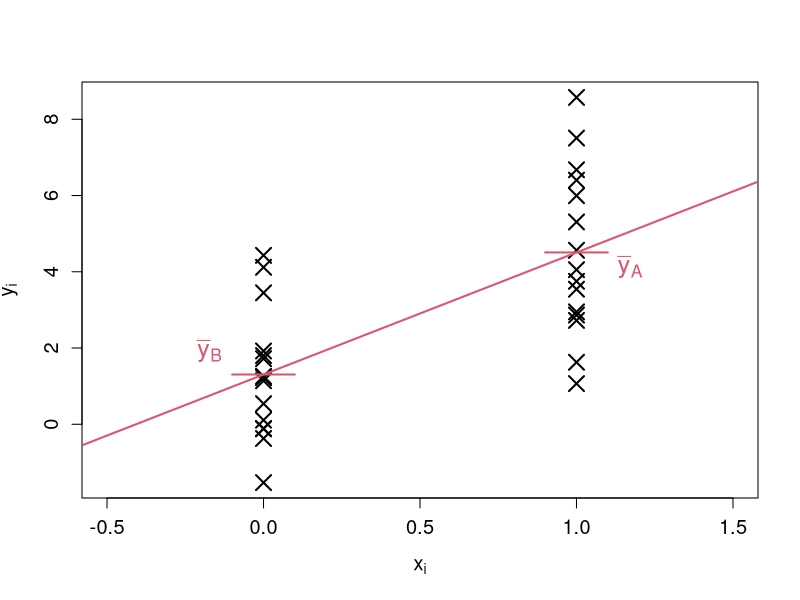
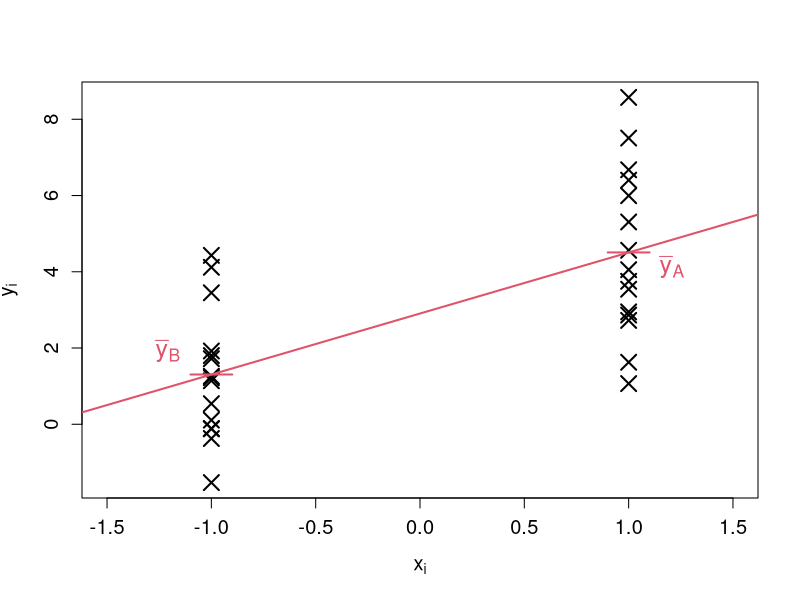

Write R code to recreate these figures, in order. (Note: this script raises an error after producing the figures.)
# Exercise: Binomial Regression

set.seed(123)
y0 <- rnorm(n = 15, mean = 1, sd = 2)
y1 <- rnorm(n = 15, mean = 5, sd = 2)

setwd("C:/Users/stapperm/Documents/Econometrics 1/Code")

png("binreg.png", width = 600, height = 600)
plot(rep(0, 15) ,y0, xlim = c(-0.5, 1.5), ylim = range(c(y0,y1)), cex = 2,
     xlab = expression(x[i]), ylab = expression(y[i]), cex.axis = 1.2, cex.lab = 1.2, pch = 4, lwd = 2)
points(rep(1, 15), y1, cex = 2, pch = 4, lwd = 2)

lines(x = c(-0.1,0.1), y = rep(mean(y0), 2), lwd = 2, col = 2)
lines(x = c(0.9,1.1), y = rep(mean(y1), 2), lwd = 2, col = 2)
text(x = -0.1, y = mean(y0) + 0.5, labels = expression(bar(y)[B]), pos = 2, col = 2, cex = 1.5)
text(x = 1.1, y = mean(y1) - 0.5, labels = expression(bar(y)[A]), pos = 4, col = 2, cex = 1.5)
lm1 <- lm.fit(x = cbind(1, rep(0:1, each = 15)), y = c(y0, y1))
abline(lm1, lwd = 2, col = 2)
dev.off()

png("binreg2.png", width = 600, height = 600)
plot(rep(-1, 15) ,y0, xlim = c(-1.5, 1.5), ylim = range(c(y0,y1)), cex = 2,
     xlab = expression(x[i]), ylab = expression(y[i]), cex.axis = 1.2, cex.lab = 1.2, pch = 4, lwd = 2)
points(rep(1, 15), y1, cex = 2, pch = 4, lwd = 2)

lines(x = c(-1.1,-0.9), y = rep(mean(y0), 2), lwd = 2, col = 2)
lines(x = c(0.9,1.1), y = rep(mean(y1), 2), lwd = 2, col = 2)
text(x = -1.1, y = mean(y0) + 0.5, labels = expression(bar(y)[B]), pos = 2, col = 2, cex = 1.5)
text(x = 1.1, y = mean(y1) - 0.5, labels = expression(bar(y)[A]), pos = 4, col = 2, cex = 1.5)
lm2 <- lm.fit(x = cbind(1, rep(c(-1,1), each = 15)), y = c(y0, y1))
lm2$coef
(mean(y1) + mean(y0))/2
abline(lm2, lwd = 2, col = 2)
dev.off()

X <- cbind(1, rep(0:1, each = 15))

t(X)%*%X



f <- function(ns, means, sds, level = 0.05){
  n <- sum(ns)
  y0 <- rnorm(ns[1], means[1], sds[1])
  y1 <- rnorm(ns[2], means[2], sds[2])
  Est <- c(mean(y0),mean(y1)-mean(y0))
  sigmaHat <- (sum((y0-mean(y0))^2) + sum((y1-mean(y1))^2))/(n-2)
  Sxx <- ns[1]*ns[2]/n
  varBhat <- sigmaHat/Sxx
  varAhat2 <- sigmaHat/ns[2]
  varAhat <- sigmaHat*(1/60 + 35^2/60^2 *60/(25*35))
  print(rbind(Est[1] + c(-1,1)*qt(p = 1-level/2, df = n - 2)*sqrt(varAhat),
              Est[2] + c(-1,1)*qt(p = 1-level/2, df = n - 2)*sqrt(varBhat)))
  return(list(Est = Est, y0 = y0, y1 = y1, varBhat = varBhat, varAhat = varAhat,
              sigmaHat= sigmaHat, Sxx = Sxx, varAhat2 = varAhat2))
}

set.seed(1234)
aufg <- f(ns = c(25,35), means = c(120, 128), sds = c(10, 10), level = 0.05)
mean(aufg$y1)
sum(aufg$y1^2)

341676-25*115.89^2 + 492363 - 35*117.58^2
14399.72/48
117.58 + c(-1,1)*sqrt(2.46)*qt(p = 0.975, df = 58)


# Exercise: Dose-Response:
dat <- matrix(c(3,9,3,5,4,12,5,9,6,14,6,16,7,22,8,18,8,24,9,22), ncol = 2, byrow = T)
colnames(dat) <- c("Dose", "Response")
dat <- as.data.frame(dat)
X <- cbind(1, dat[,1])
y <- dat[,2]
lm.fit(y = y, x = X)

# png("DoseResp.png", width = 600, height = 600)
# ggplot(data = dat, aes(x = Dose, y = Response)) + geom_point(size = 5) +
#   theme(axis.text = element_text(size = 24, face = "bold"), axis.title = element_text(size = 24))
# dev.off()
# 
# png("DoseRespFit.png", width = 600, height = 600)
# ggplot(data = dat, aes(x = Dose, y = Response)) + geom_point(size = 5) +
#   theme(axis.text = element_text(size = 24, face = "bold"), axis.title = element_text(size = 24)) +
#   geom_smooth(method=lm) 
# dev.off()

Sxx <- sum((dat[,1] - mean(dat[,1]))^2)
ggplot(data = dat, aes(x = Dose, y = Response)) + geom_point(size = 5) +
  theme(axis.text = element_text(size = 24, face = "bold"), axis.title = element_text(size = 24)) 
lm1 <- lm(dat[,2]~dat[,1])
summary(lm1)
sHat <- sum(lm1$residuals^2)/8
lm1$coef[1] + c(-1,1)*qt(0.975, df = 8)*sqrt(sHat*(1/10 + mean(dat[,1])^2/Sxx))
lm1$coef[2] + c(-1,1)*qt(0.975, df = 8)*sqrt(sHat/Sxx)

covMat <- matrix(c(sHat*(1/10 + mean(dat[,1])^2/Sxx),
rep(-sHat*mean(dat[,1])/Sxx, 2),
sHat/Sxx), ncol = 2)

covMat[1,2]/sqrt(prod(diag(covMat)))

library(ellipse)

png("ellipseDoseResp.png", width = 600, height = 600)
plot(as.matrix(ellipse(x = covMat, centre = lm1$coef, level = 0.95)), type = "l",
     xlab = expression(alpha), ylab = expression(beta))
dev.off()

png("fancyCI.png", width = 600, height = 600)
plot(dat, col = 2, pch = 19)
abline(lm1, col = 2, lwd = 2)
apply(ellipse(x = covMat, centre = lm1$coef, level = 0.95, npoints = 50), 1, abline)
abline(lm1, col = 2, lwd = 2)
points(dat, col = 2, pch = 19)
dev.off()

png("intVSslope.png", width = 900, height = 600)
plot(dat, pch = 19, cex = 2, cex.lab = 1.2, cex.axis = 1.2, xlim = c(-1, 9), ylim = c(-1, 22))
abline(h = 0, v = 0, col = "gray", lty = 2)
abline(lm(formula = Response ~ Dose, data = dat), col = 2, lwd = 2)
abline(lm(formula = Response ~ Dose - 1, data = dat), col = "blue", lwd = 2)
legend("topleft", legend = c("With intercept", "Without"), col = c(2, "blue"), lwd = 2, cex = 1.2)
# Without intercept, maximal slope of CI:
abline(0, 3.75, col = "blue", lty = 2, lwd = 2)
abline(15.1 - 3.75*5.9, 3.75, col = 2, lty = 2, lwd = 2)
dev.off()
